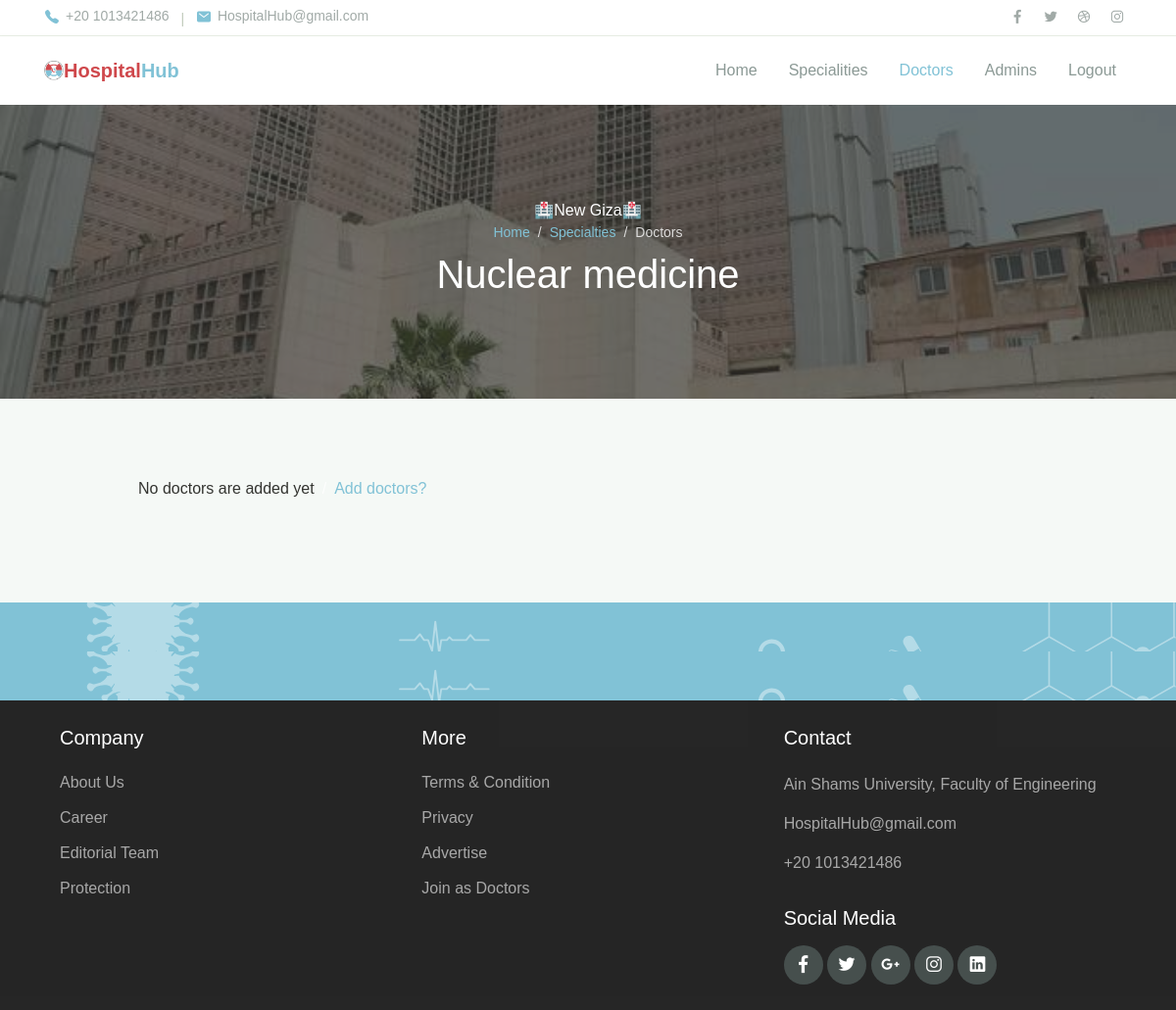
/h/admin/specialities/Nuclear medicine (signed in), run on an earlier commit of the app's database.
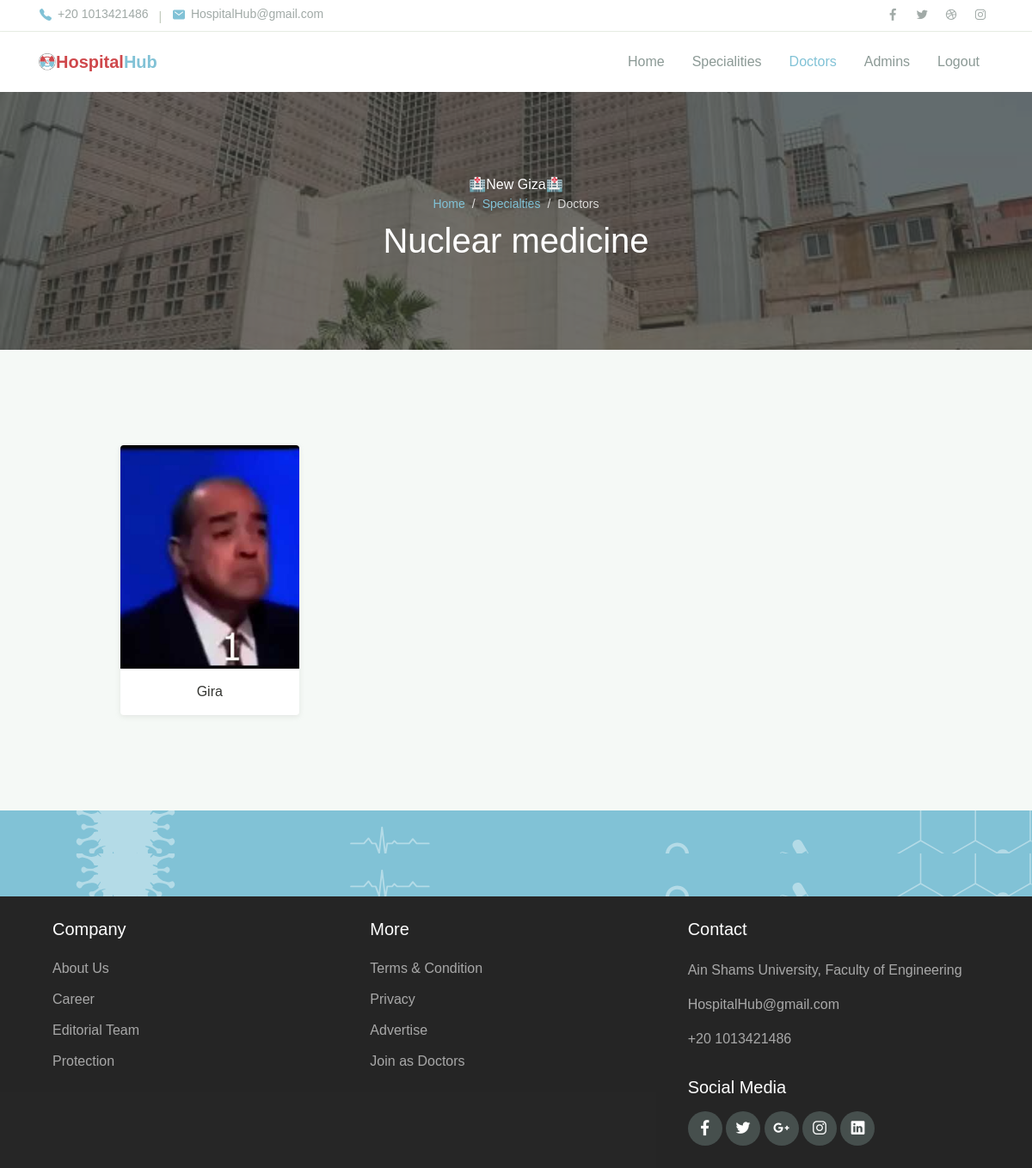
And on a later commit of the database.
### hospital_hub/models.py (models this page shows, shortened)
class Hospital(models.Model):
    name = models.CharField(max_length=100)
    city = models.ForeignKey(City, on_delete=models.PROTECT, null=True)
    specialities = models.ManyToManyField(Speciality, blank=True, null=True)
    image = models.ImageField(
        upload_to="media/", null=True, default="media/no_hospital_img.png")

class Speciality(models.Model):
    name = models.CharField(max_length=100, unique=True)
    image = models.ImageField(upload_to="media/", null=True, default=None)

class Doctor(models.Model):
    my_account = models.ForeignKey(
        User, on_delete=models.CASCADE, related_name="my_doctor")
    is_employed = models.BooleanField(default=False)
    speciality = models.ForeignKey(
        Speciality, on_delete=models.CASCADE, related_name="doctors")
    hospital = models.ForeignKey(
        Hospital, on_delete=models.SET_NULL, related_name="my_doctors", null=True, blank=True)

class User(AbstractBaseUser):
    username = models.CharField(max_length=255, unique=True)
    email = models.EmailField(
        verbose_name='email address', max_length=255, unique=True)
    full_name = models.CharField(max_length=255, blank=True, null=True)
    phone_number = models.IntegerField()
    city = models.ForeignKey(City, on_delete=models.PROTECT, null=True)
    owner = models.BooleanField(default=False)  # can login
    admin = models.BooleanField(default=False)  # staff user non superuser
    doctor = models.BooleanField(default=False)  # superuser
    patient = models.BooleanField(default=False)  # superuser
    staff = models.BooleanField(default=False)  # necessary
    created_at = models.DateTimeField(null=True)
    image = models.ImageField(
        default="media/no_profile_img.png", upload_to="media/")
    USERNAME_FIELD = 'username'  # username
    EMAIL_FIELD = 'email'  # Email
    REQUIRED_FIELDS = ['email', 'full_name', 'phone_number']
    objects = UserManager()

### hospital_hub/views.py (the view, shortened to what this page needs)
# urls.py: path('admin/specialities/<str:speciality>',views.Admin.ViewSpeciality,name='view_speciality'),
    def ViewSpeciality(request, speciality):
        hospital = request.user.my_admin.first().hospital
        spec = Speciality.objects.filter(name=speciality)
        if spec.count() == 1:
            doctors = DoctorModel.objects.filter(
                speciality=spec.first(), hospital=hospital)
            doctors_with_dependent_appointmens = []
            for doctor in doctors:
                doctors_with_dependent_appointmens.append(
                    [doctor, doctor.appointments.all()])
            return render(request, "hospital_hub/admin/view_speciality.html", {
                "doctors": doctors_with_dependent_appointmens,
                "hospital_name": request.user.my_admin.first().hospital.name,
                "speciality": spec.first().name
            })

### hospital_hub/templates/hospital_hub/Admin/view_speciality.html (shortened to what this page needs)
{%extends 'hospital_hub/Admin/admin_layout.html'%}
{%load static%}
{%block body%}
<header>
    <nav class="navbar navbar-expand-lg navbar-light shadow-sm">
        <div class="container">
            <img src="{%static 'hospital_hub/assets/img/logo2.png'%}" alt="" style="width:20px;">
            <a style="color:#81C2D6" class="navbar-brand" href="#"><span class="text-primary2">Hospital</span>Hub </a>
            <div class="collapse navbar-collapse" id="navbarSupport">
                <ul class="navbar-nav ml-auto">
                    <li class="nav-item ">
                        <a class="nav-link" href="{%url 'admin_home'%}">Home</a>
                    </li>
                        <li class="nav-item">
                            <a class="nav-link" href="{%url 'view_specialities'%}">Specialities</a>
                        </li>
                    <li class="nav-item">
                        <a class="nav-link active" href="{%url 'admin_view_doctors'%}">Doctors</a>
                    </li>
                    <li class="nav-item">
                        <a class="nav-link" href="{%url 'admin_view_admins'%}">Admins</a>
                    </li>
                    <li class="nav-item">
                        <a class="nav-link" href="{%url 'admin_logout'%}">Logout</a>
                    </li>
                </ul>
            </div>
        </div>
    </nav>
</header>
<div class="page-banner overlay-dark bg-image"
        style="background-image: url(../../../static/hospital_hub/assets/img/bg_image_1.jpg)">
    <div class="banner-section">
        <div class="container text-center wow fadeInUp">
            <span class="subhead">🏥{{hospital_name}}🏥</span>
            <nav aria-label="Breadcrumb">
                <ol class="breadcrumb breadcrumb-dark bg-transparent justify-content-center py-0 mb-2">
                    <li class="breadcrumb-item"><a href="{%url 'admin_home'%}">Home</a></li>
                    {%if speciality%}
                    <li class="breadcrumb-item"><a href="{%url 'view_specialities'%}">Specialties</a></li>
                    {%endif%}
                    <li class="breadcrumb-item active" aria-current="page">
                        Doctors
                    </li>
                </ol>
            </nav>
            <h1 class="font-weight-normal">
                {%if speciality%}{{speciality}}{%else%}Current Doctors{%endif%}
            </h1>
        </div>
    </div>
</div>
<div class="page-section bg-light">
    <div class="container">
        <div class="row justify-content-center">
            <div class="col-lg-10">
                <div class="row">
                    {%if doctors%}
                        {% for doctor,appointments in doctors %}
                        <div class="col-md-6 col-lg-3 py-3 wow zoomIn">
                            <div class="card-doctor">
                                <div class="header">
                                    <img src="{{doctor.my_account.image.url}}" alt="" height="260" style="object-fit: cover;">
                                </div>
                                <div class="body">
                                    <p class="text-x2 mb-0" style="text-align:center;">
                                        {{doctor.my_account.username}}
                                    </p>
                                </div>
                            </div>
                        </div>
                        {%endfor%}
                    {%else%}
                    <nav aria-label="Breadcrumb">
                    <ol class="breadcrumb breadcrumb-dark bg-transparent justify-content-center py-0 mb-2">
                    <li class="breadcrumb-item"><p>No doctors are added yet</p></li>
                    <li class="breadcrumb-item"><a href="{%url 'add_doctor'%}">Add doctors?</a></li>
                    </ol>
                    </nav>
                    {%endif%}
                </div>
            </div>
        </div>
    </div>
</div>
<div class="page-section banner-home bg-image" style="background-image: url(../assets/img/banner-pattern.svg)">
    <div class="container py-5 py-lg-0">
        <div class="row align-items-center">
            <div class="col-lg-12 wow zoomIn">
            </div>
        </div>
    </div>
</div>
{%endblock%}

### hospital_hub/templates/hospital_hub/Admin/admin_layout.html (shortened to what this page needs)
{%load static%}
<!DOCTYPE html>
<html lang="en">
<head>
    <link rel="stylesheet" href={%static 'hospital_hub/assets/css/maicons.css' %}>
    <link rel="stylesheet" href={%static 'hospital_hub/assets/css/bootstrap.css' %}>
    <link rel="stylesheet" href={%static 'hospital_hub/assets/vendor/owl-carousel/css/owl.carousel.css' %}>
    <link rel="stylesheet" href={%static 'hospital_hub/assets/vendor/animate/animate.css' %}>
    <link rel="stylesheet" href={%static 'hospital_hub/assets/css/theme.css' %}>
</head>
<body>
    <header>
        <div class="topbar">
            <div class="container">
                <div class="row">
                    <div class="col-sm-8 text-sm">
                        <div class="site-info">
                            <a href="#"><span class="mai-call text-primary"></span> +20 1013421486</a>
                            <span class="divider">|</span>
                            <a href="#"><span class="mai-mail text-primary"></span> HospitalHub@gmail.com</a>
                        </div>
                    </div>
                    <div class="col-sm-4 text-right text-sm">
                        <div class="social-mini-button">
                            <a href="#"><span class="mai-logo-facebook-f"></span></a>
                            <a href="#"><span class="mai-logo-twitter"></span></a>
                            <a href="#"><span class="mai-logo-dribbble"></span></a>
                            <a href="#"><span class="mai-logo-instagram"></span></a>
                        </div>
                    </div>
                </div>
            </div>
        </div>
</header>
    {% block body%}
    {%endblock%}
    <div class="page-section banner-home bg-image" style="background-image: url(../../../static/hospital_hub/assets/img/banner-pattern.svg);">
        <div class="container py-5 py-lg-0">
            <div class="row align-items-center">
                <div class="col-lg-12 wow zoomIn">
                </div>
            </div>
        </div>
    </div>
    <footer class="page-footer">
        <div class="container">
            <div class="row px-md-3">
                <div class="col-sm-6 col-lg-4 py-3">
                    <h5>Company</h5>
                    <ul class="footer-menu">
                        <li><a href="#">About Us</a></li>
                        <li><a href="#">Career</a></li>
                        <li><a href="#">Editorial Team</a></li>
                        <li><a href="#">Protection</a></li>
                    </ul>
                </div>
                <div class="col-sm-6 col-lg-4 py-3">
                    <h5>More</h5>
                    <ul class="footer-menu">
                        <li><a href="#">Terms & Condition</a></li>
                        <li><a href="#">Privacy</a></li>
                        <li><a href="#">Advertise</a></li>
                        <li><a href="#">Join as Doctors</a></li>
                    </ul>
                </div>
                <div class="col-sm-6 col-lg-4 py-3">
                    <h5>Contact</h5>
                    <p class="footer-link mt-2">Ain Shams University, Faculty of Engineering</p>
                    <a href="#" class="footer-link">HospitalHub@gmail.com</a>
                    <br>
                    <a href="#" class="footer-link">+20 1013421486</a>
                    <h5 class="mt-3">Social Media</h5>
                    <div class="footer-sosmed mt-3">
                        <a href="#" target="_blank"><span class="mai-logo-facebook-f"></span></a>
                        <a href="#" target="_blank"><span class="mai-logo-twitter"></span></a>
                        <a href="#" target="_blank"><span class="mai-logo-google-plus-g"></span></a>
                        <a href="#" target="_blank"><span class="mai-logo-instagram"></span></a>
                        <a href="#" target="_blank"><span class="mai-logo-linkedin"></span></a>
                    </div>
                </div>
            </div>
        </div>
    </footer>
</body>
</html>

### hospital_hub/static/hospital_hub/assets/css/theme.css (style rules this page uses)
:root { --primary: #81C2D6; --accent: #FF3D85; --secondary: #4E5AFE; --warning: #EED818; --info: #05B4E1; --danger: #FF4943; --success: #96C93D; --dark: #343531; --light: #F5F9F6; --cs: #596261; --grey: #6E807A; }
body { font-family: "Source Sans Pro", sans-serif; line-height: 1.5; color: #343531; }
a { color: #07be94; text-decoration: none; background-color: transparent; }
.text-sm { font-size: 14px !important; }
.bg-light { background-color: #F5F9F6 !important; }
.text-primary { color: #81C2D6 !important; }
.text-primary2 { color: #CF484C !important; }
.topbar { border-bottom: 1px solid #E8EEE4; }
.topbar .row { align-items: center; min-height: 36px; }
.topbar .site-info a { display: inline-flex; align-items: center; color: #A1AAA7; }
.topbar .site-info a span { font-size: 16px; margin-right: 6px; }
.topbar .site-info .divider { margin-left: 8px; margin-right: 8px; color: #BEC8B8; }
.topbar .social-mini-button a { display: inline-block; padding: 4px 8px; color: #A1AAA7; }
.breadcrumb { background-color: #f8f9fa; }
.breadcrumb-dark .breadcrumb-item a { color: #81C2D6; }
.breadcrumb-dark .breadcrumb-item + .breadcrumb-item::before { display: inline-block; padding-right: 0.5rem; color: rgba(255, 255, 255, 0.8); content: "/"; }
.breadcrumb-dark .breadcrumb-item.active { color: rgba(255, 255, 255, 0.8); }
.navbar { min-height: 70px; }
.navbar-brand { color:green; font-weight: 600; padding-top: 10px; padding-bottom: 10px; }
.navbar-nav { margin-top: 10px; border-top: 1px solid #E8EEE4; flex-shrink: 0; }
.navbar-nav .nav-link { transition: all .2s ease; }
.navbar-light .navbar-nav .nav-link { color: rgba(110, 128, 122, 0.8); }
.navbar-light .navbar-nav .show > .nav-link, .navbar-light .navbar-nav .active > .nav-link, .navbar-light .navbar-nav .nav-link.show, .navbar-light .navbar-nav .nav-link.active { font-weight: 500; color: #81C2D6; }
@media (min-width: 992px) { .navbar-expand-lg .navbar-nav { margin-top: 0; border-top: none; } }
@media (min-width: 992px) { .navbar-expand-lg .navbar-nav .nav-link { padding-right: 16px; padding-left: 16px; } }
@media (min-width: 992px) { .navbar-expand-lg .navbar-nav { align-items: center; } }
.bg-image { position: relative; background-position: center center; background-size: cover; background-repeat: no-repeat; }
.bg-image > * { position: relative; z-index: 10; }
.page-section { position: relative; padding-top: 80px; padding-bottom: 80px; overflow: hidden; }
.page-banner { position: relative; height: 300px; z-index: 10; }
.page-hero.overlay-dark::before, .page-banner.overlay-dark::before { content: ""; position: absolute; top: 0; left: 0; width: 100%; height: 100%; background: rgba(52, 53, 49, 0.7); z-index: 1; }
.page-banner .breadcrumb-item, .page-banner .breadcrumb-item a { font-size: 14px; }
.hero-section, .banner-section { position: relative; display: -ms-flexbox; display: flex; -ms-flex-align: center; align-items: center; -ms-flex-pack: center; justify-content: center; height: 100%; color: #ffffff; z-index: 10; }
.card-doctor { display: block; margin: 15px auto; width: 100%; max-width: 240px; background-color: #fff; border-radius: 4px; box-shadow: 0 2px 6px rgba(154, 159, 151, 0.2); overflow: hidden; }
.card-doctor .header { position: relative; width: 100%; height: 260px; overflow: hidden; }
.card-doctor .header::before { content: ''; position: absolute; top: 0; left: 0; width: 100%; height: 100%; background-color: rgba(52, 53, 49, 0.36); opacity: 0; transition: opacity .2s linear; }
.card-doctor .header img { width: 100%; }
.card-doctor .body { padding: 15px 20px; }
.banner-home { padding: 0; background-color: #81C2D6; color: #fff; height: 50px; }
.page-footer { position: relative; display: block; padding-top: 10px; padding-bottom: 10px; background-color: black; opacity: 85%; color: #fff; }
.page-footer h5 { font-weight: 500; margin-bottom: 16px; }
.footer-menu { position: relative; list-style: none; padding-left: 0; }
.footer-menu a, .footer-link { display: inline-block; padding-top: 6px; padding-bottom: 6px; color: rgba(255, 255, 255, 0.6); transition: all .2s ease; }
.footer-link { padding: 0; margin-bottom: 16px; }
.footer-sosmed a { display: inline-block; width: 40px; height: 40px; line-height: 42px; border-radius: 50%; text-align: center; font-size: 18px; background-color: #26312F; color: #ffff; transition: all .2s ease; }

What changed in the data, as far as the page shows it:
added Doctor: my_account.image (placeholder picture), my_account.username "Gira"
Also different on the page:
text no longer shown: "No doctors are added yet Add doctors?"
